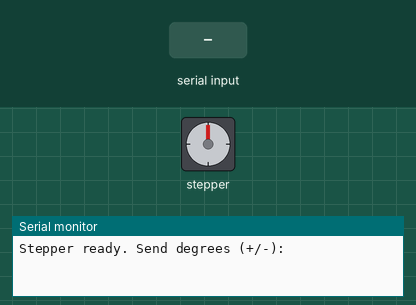
The sketch below on a simulated Arduino Uno, built with avr-gcc and run on an emulated ATmega328P. On the bench: stepper motor, the last lines printed to the serial monitor. Inputs (shaded band) come from the test bench. Stepper angles assume 2048 steps per turn.

Above: at 1.2 s.
1.3 s: "90,45\n" received over Serial
At 1.75 s:
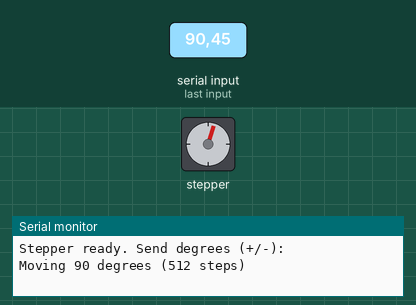
At 4.1 s:
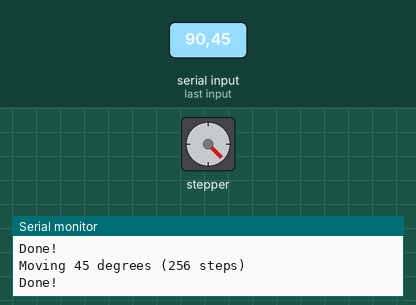
4.3 s: "30,150\n" received over Serial
At 4.75 s:
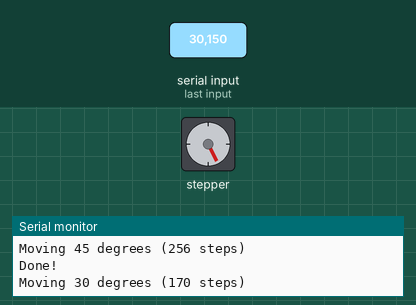
7.3 s: "200\n" received over Serial
Timing chart, 0 to 12.2 s (numbered marks = the images above; inputs shaded):
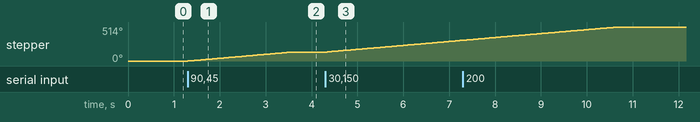

Measured:
- after the input at 1.3 s, stepper: turns 135° clockwise in 2.3 s, starting at once
- after the input at 4.3 s, stepper: keeps turning clockwise at about 60°/s, starting at once

The sketch:

arduino_codes.ino
```cpp
#include <Stepper.h>
const int stepsPerRevolution = 2048;  // 28BYJ-48 full revolution
Stepper myStepper(stepsPerRevolution, 8, 10, 9, 11); // check order for direction
void setup() {
  myStepper.setSpeed(10);   // RPM
  Serial.begin(9600);
  Serial.println("Stepper ready. Send degrees (+/-):");
}
void loop() {
  if (Serial.available() > 0) {
    long degrees = Serial.parseInt();   // Read degrees from serial
    if (degrees != 0) {
      long steps = (degrees * stepsPerRevolution) / 360; // convert degrees to steps
      Serial.print("Moving ");
      Serial.print(degrees);
      Serial.print(" degrees (");
      Serial.print(steps);
      Serial.println(" steps)");
      myStepper.step(steps);
      Serial.println("Done!");
    }
  }
}
```
